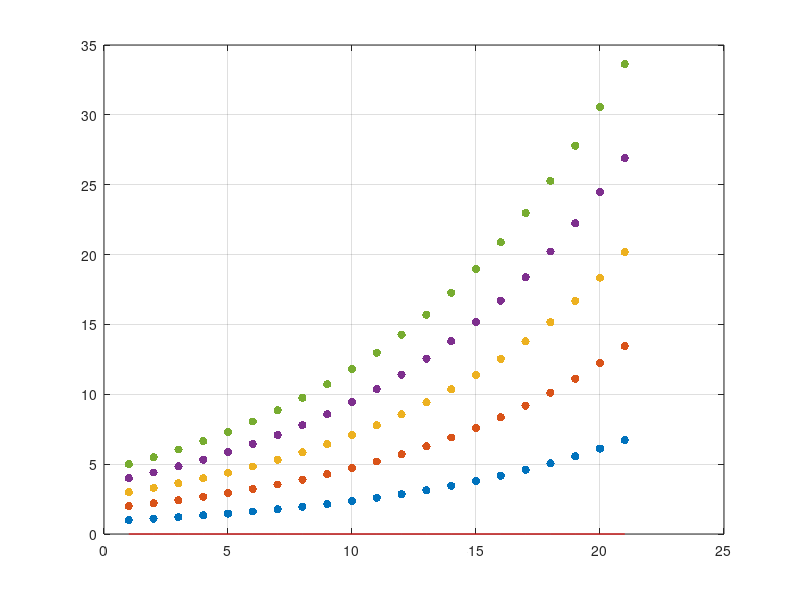

Reproduce this figure in MATLAB.
clear all

n=20;
An = zeros(1, n+1);


E(1:n+1, 1) = 0; %Equilibrium
plot(1:n+1, E, 'red');
grid on
hold on
for a0 = 1:5
    An(1) = a0;
    for i = 1:n
       An(i+1) = 1.1 * An(i);
    end
    scatter(1:n+1, An, 'filled')
    grid on
    hold on
end
